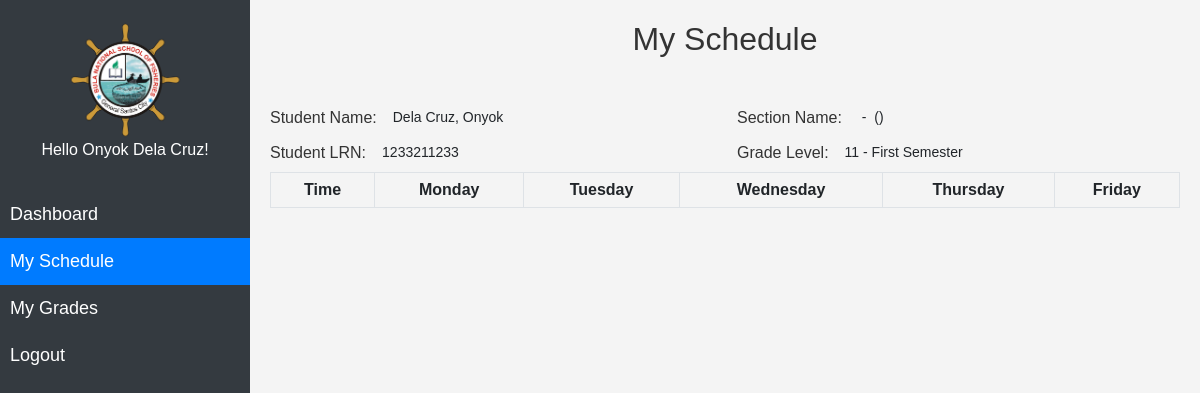
Page /modules_student/schedule/index.php (signed in) on the earlier database version.
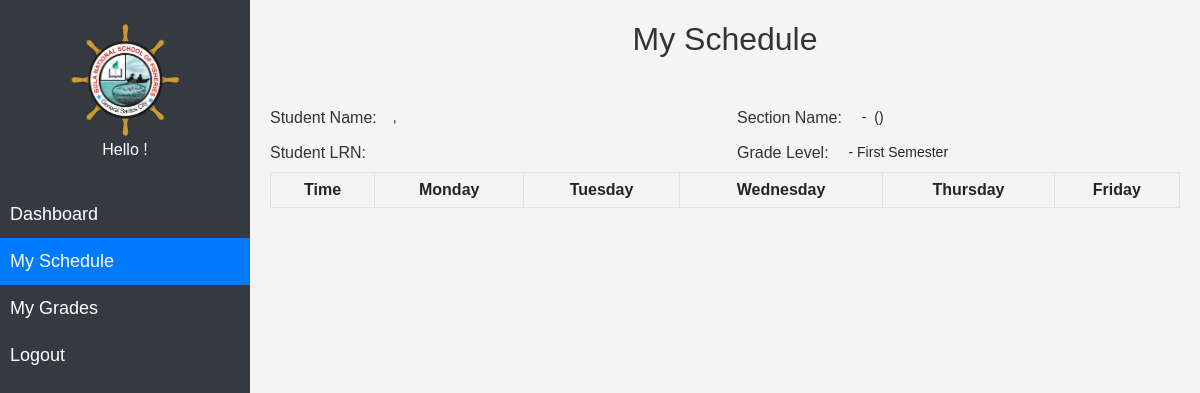
Same page on the later database version.
### tables this page shows
CREATE TABLE `student` (
  `id` int(11) NOT NULL,
  `lrn` varchar(100) NOT NULL,
  `first_name` varchar(100) NOT NULL,
  `middle_name` varchar(100) DEFAULT NULL,
  `last_name` varchar(100) NOT NULL,
  `gender` varchar(100) NOT NULL,
  `age` varchar(11) NOT NULL,
  `nationality` varchar(50) NOT NULL,
  `birthday` date NOT NULL,
  `address` varchar(255) NOT NULL,
  `contact` varchar(20) NOT NULL,
  `email` varchar(100) NOT NULL,
  `mothers_name` varchar(100) NOT NULL,
  `mothers_occupation` varchar(100) DEFAULT NULL,
  `fathers_name` varchar(100) NOT NULL,
  `fathers_occupation` varchar(100) DEFAULT NULL,
  `strand` varchar(100) NOT NULL,
  `grade_11` varchar(100) NOT NULL,
  `grade_12` varchar(100) NOT NULL,
  `grade_level` varchar(100) NOT NULL,
  `username` varchar(100) NOT NULL,
  `password` varchar(255) NOT NULL,
  `del_status` enum('active','deleted') DEFAULT 'active',
  `created_at` timestamp NOT NULL DEFAULT current_timestamp(),
  `updated_at` timestamp NOT NULL DEFAULT current_timestamp() ON UPDATE current_timestamp()
);

### modules_student/schedule/index.php (the view, shortened to what this page needs)
<?php
include "../../db_conn.php";
$page = 'Schedule';
include "../../navbar_student.php";
$student_id = $_SESSION['id'];
$sql_student = "SELECT * FROM student WHERE id = ?";
$stmt_student = $conn->prepare($sql_student);
$stmt_student->bind_param("i", $student_id);
$stmt_student->execute();
$result_student = $stmt_student->get_result();
$student = $result_student->fetch_assoc();
$grade_level = $student['grade_level'];
$section_id = ($grade_level == 11) ? $student['grade_11'] : $student['grade_12'];
$sql_section = "SELECT * FROM strand WHERE id = ?";
$stmt_section = $conn->prepare($sql_section);
$stmt_section->bind_param("i", $section_id);
$stmt_section->execute();
$result_section= $stmt_section->get_result();
$section = $result_section->fetch_assoc();
$section_name = $section['track'] . ' - ' . $section['name'] . ' (' . $section['details'] . ')';
$student_name = $student['last_name']. ', '.$student['first_name'] .' '.$student['middle_name'];
$student_lrn = $student['lrn'];
$sql_check_semester = "SELECT COUNT(*) AS count FROM schedules WHERE section = ? AND grade_level = ? AND semester = 2";
$stmt_check = $conn->prepare($sql_check_semester);
$stmt_check->bind_param("ii", $section_id, $grade_level);
$stmt_check->execute();
$result_check = $stmt_check->get_result();
$row = $result_check->fetch_assoc();
$semester_2_exists = ($row && $row['count'] > 0);
$semester_to_fetch = $semester_2_exists ? 2 : 1;
if($semester_to_fetch == 1){
  $semester_name = 'First Semester';
}else if($semester_to_fetch == 2){
  $semester_name = 'Second Semester';
};
?>
<!DOCTYPE html>
<html lang="en">
<head>
  <link rel="stylesheet" href="../../assets/css/navbar.css">
  <link rel="stylesheet" href="../../assets/css/bootstrap5.3.0/bootstrap.min.css">
  <link rel="stylesheet" href="../../assets/css/styles.css">
</head>
<body>
  <div class="content" id="content">
    <div class="schedule-header">
      <h2>My Schedule</h2>
    </div>
    <br>
    <div class="row mb-1">
    <div class="col-md-6 d-flex align-items-center gap-2">
        <label for="student_name" class="form-label m-0" style="white-space: nowrap;">Student Name:</label>
        <input type="text" class="form-control form-control-sm bg-transparent border-0" id="student_name"
               value="<?php echo $student_name; ?>" readonly>
    </div>
    <div class="col-md-6 d-flex align-items-center gap-2">
        <label for="section_name" class="form-label m-0" style="white-space: nowrap;">Section Name:</label>
        <input type="text" class="form-control form-control-sm bg-transparent border-0" id="section_name"
               value="<?php echo $section_name; ?>" readonly>
    </div>
</div>
<div class="row mb-1">
    <div class="col-md-6 d-flex align-items-center gap-2">
        <label for="student_lrn" class="form-label m-0" style="white-space: nowrap;">Student LRN:</label>
        <input type="text" class="form-control form-control-sm bg-transparent border-0" id="student_lrn"
               value="<?php echo $student_lrn; ?>" readonly>
    </div>
    <div class="col-md-6 d-flex align-items-center gap-2">
        <label for="grade_level" class="form-label m-0" style="white-space: nowrap;">Grade Level:</label>
        <input type="text" class="form-control form-control-sm bg-transparent border-0" id="grade_level"
               value="<?php echo $grade_level . ' - ' . $semester_name; ?>" readonly>
    </div>
</div>
<table class="table table-bordered schedule-table">
  <thead class="thead-light">
    <tr>
      <th>Time</th>
      <th>Monday</th>
      <th>Tuesday</th>
      <th>Wednesday</th>
      <th>Thursday</th>
      <th>Friday</th>
    </tr>
  </thead>
</table>
  </div>
</body>
</html>

### navbar_student.php (shortened to what this page needs)
<?php
include "../../db_conn.php";
if (isset($_SESSION['id'])) {
    $nav_id = $_SESSION['id'];
    $nav_query = mysqli_query($conn, "SELECT * FROM student where id = '$nav_id' AND del_status != 'deleted'");
    $nav_row = mysqli_fetch_array($nav_query);
}
?>
<div class="sidebar" id="sidebar">
    <div>
        <img src="../../assets/img/logo.png" alt="Logo" class="logo">
    </div>
    <h6 class="text-center">Hello <?php echo $nav_row['first_name'] . " " . $nav_row['last_name']; ?>! </h6>
    <br>
    <a href="../dashboard" class="<?php if ($page == 'Dashboard') { echo 'active'; } ?>">Dashboard</a>
    <a href="../schedule" class="<?php if ($page == 'Schedule') { echo 'active'; } ?>">My Schedule</a>
    <a href="../grade" class="<?php if ($page == 'Grades') { echo 'active'; } ?>">My Grades</a>
    <a href="../../logout.php">Logout</a>
</div>

Differences in the rows shown:
removed student: first_name "Onyok", last_name "Dela Cruz", last_name+first_name+middle_name "Dela Cruz, Onyok", lrn "1233211233", grade_level "11 - First Semester"
Other differences:
form field value: (not shown) → ","
form field value: (not shown) → "- First Semester"
